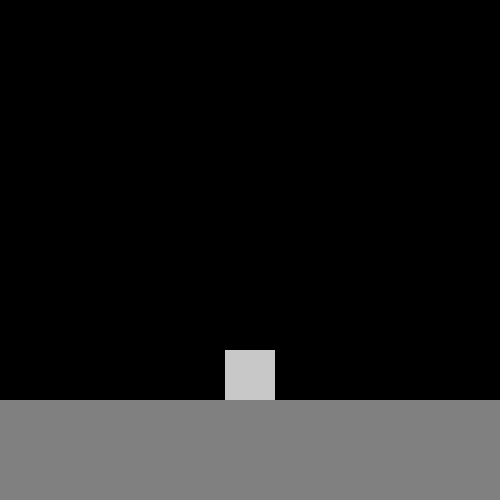
Frame 1 (no input)
Frame 60 (no input): identical to frame 1, image omitted
Frame 120 (the mouse pressed at the canvas centre since frame 60): identical to frame 1, image omitted

The p5.js sketch that drew this single still picture (run headless with seeded random() and noise() and a simulated clock; from frame 60 on, the mouse is pressed at the canvas centre):

// p5.js sketch
// ── sketch.js
// position & dimensions of our character
let xPos = 225;
let yPos = 350;
let size = 50;

// keep track of the floor (we shouldn't fall through the floor!)
let floorY = 400;

// jumping power -- this is how fast we should be moving up into the air when jumping
let jumpMode = false;
let jumpPower = 0;

// gravity -- this will slightly reduce jump power every frame, eventually causing our
// character to fall back to the ground
const gravity = 0.2;

function setup() {
    createCanvas(500, 500);
    noStroke();
}

function draw() {
    background(0);

    // movement mechanics - left and right
    if (keyIsDown(LEFT_ARROW)) {
        xPos -= 3;
    }
    if (keyIsDown(RIGHT_ARROW)) {
        xPos += 3;
    }

    // movement mechanics - initiate a jump
    if (keyIsDown(UP_ARROW) && jumpMode === false) {
        jumpMode = true
        jumpPower = -5
    }

    // handle jumping
    if (jumpMode) {
        // adjust y position of character based on jumpPower
        yPos += jumpPower;

        // degrade jump power slightly using gravity
        jumpPower += gravity;

        // did we go through the floor?  if so, stop jumping and put the player onto the floor
        if (yPos + size >= floorY) {
            jumpMode = false;
            jumpPower = 0;
            yPos = floorY - size;
        }
    }

    // draw our character
    fill(200);
    rect(xPos, yPos, size, size);

    // draw our floor
    fill(128);
    rect(0, floorY, width, height);
}
